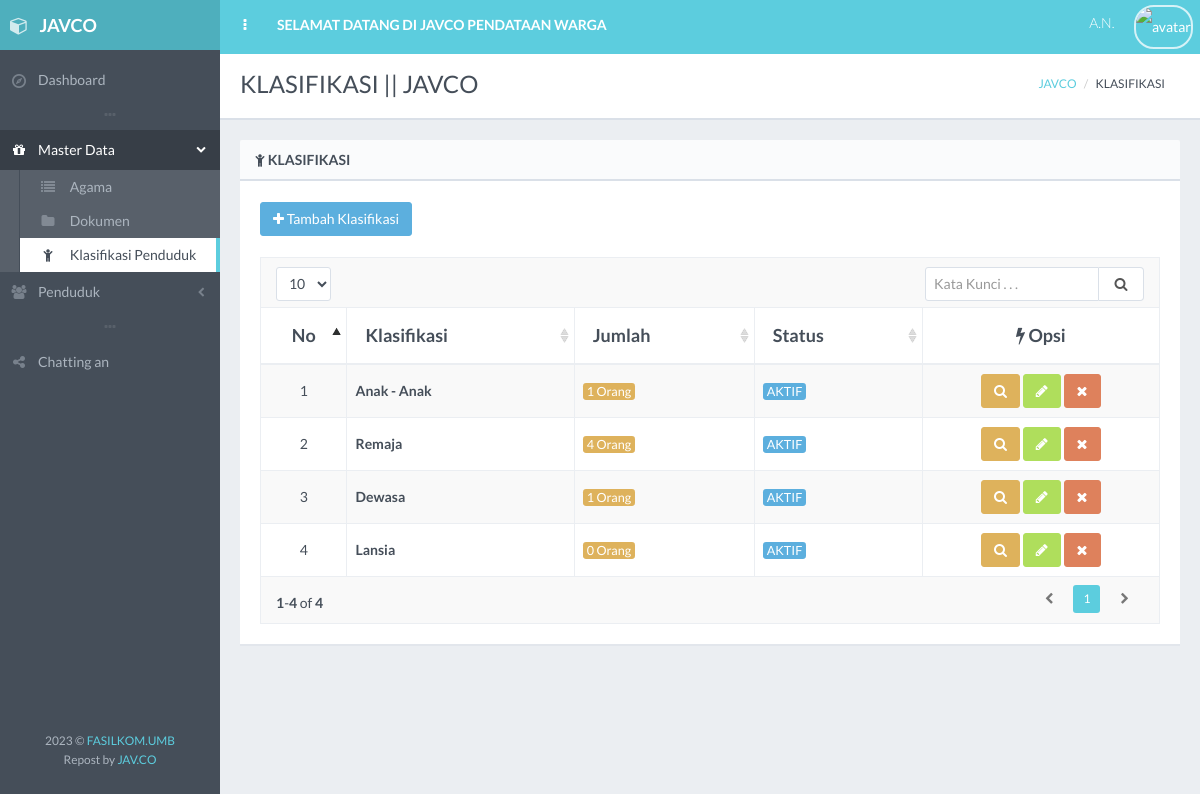
The page /klasifikasi/index.php on the database its author committed.
### tables this page shows
CREATE TABLE `klasifikasi` (
  `id_klasifikasi` varchar(10) NOT NULL DEFAULT '',
  `nama_klasifikasi` varchar(50) DEFAULT NULL,
  `status` int(1) DEFAULT NULL
);

### koneksi.php (called while the page is built)
<?php
$_mysqli = new mysqli("localhost", "root", "", "pendataan-penduduk");
return $_mysqli;

### klasifikasi/klasifikasi.php (called while the page is built, shortened)
<?php
class Klasifikasi
{
    public function get_klasifikasi(){
        include ('../koneksi.php');
        $klasifikasi = $_mysqli->query("SELECT * FROM klasifikasi");
        return $klasifikasi;
    }
    public function get_id(){
        include ('../koneksi.php');
        $aga = $_mysqli->query("SELECT MAX(RIGHT(id_klasifikasi,1)) + 1 as id_new FROM klasifikasi");
        $id_klasifikasi = mysqli_fetch_array($aga);
        return($id_klasifikasi);
    }
}
 ?>

### klasifikasi/index.php (the view, shortened to what this page needs)
<!DOCTYPE html>
<?php
include ('klasifikasi.php');
$new = new Klasifikasi();
$klas = $new->get_klasifikasi();
$title = "KLASIFIKASI || JAVCO";
 ?>
 <html class="no-js" lang="en">
    <head>
        <link rel="stylesheet" href="../assets/css/bootstrap.min.css">
        <link rel="stylesheet" href="../assets/css/plugins.css">
        <link rel="stylesheet" href="../assets/css/main.css">
        <link rel="stylesheet" href="../assets/css/themes.css">
    </head>
    <body>
        <div id="page-wrapper" class="page-loading">
            <div id="page-container" class="header-fixed-top sidebar-visible-lg-full">
                <div id="main-container">
                    <header class="navbar navbar-inverse navbar-fixed-top">
                        <ul class="nav navbar-nav-custom">
                            <li>
                                <a href="javascript:void(0)" onclick="App.sidebar('toggle-sidebar');this.blur();">
                                    <i class="fa fa-ellipsis-v fa-fw animation-fadeInRight" id="sidebar-toggle-mini"></i>
                                </a>
                            </li>
                            <li class="hidden-xs animation-fadeInQuick">
                                <a href="../pilihan.php"><strong>SELAMAT DATANG DI JAVCO PENDATAAN WARGA</strong></a>
                            </li>
                        </ul>
                    </header>
                    <div id="page-content">
                        <div class="content-header">
                            <div class="row">
                                <div class="col-sm-6">
                                    <div class="header-section">
                                        <h1><?php echo $title; ?></h1>
                                    </div>
                                </div>
                                <div class="col-sm-6 hidden-xs">
                                    <div class="header-section">
                                        <ul class="breadcrumb breadcrumb-top">
                                            <li><a href="../dashboard">JAVCO</a></li>
                                            <li>KLASIFIKASI</li>
                                        </ul>
                                    </div>
                                </div>
                            </div>
                        </div>
                        <div class="block full">
                            <div class="block-title">
                                <h2><i class="fa fa-child sidebar-nav-icon"></i> KLASIFIKASI</h2>
                            </div>
                            <a href="#modal-fade" title="Tambah klasifikasi" class="btn btn-effect-ripple btn-info" data-toggle="modal"><i class="fa fa-plus"></i> Tambah Klasifikasi</a>
                            <br>
                            <br>
                            <div class="table-responsive">
                                <table id="example-datatable" class="table table-striped table-bordered table-vcenter">
                                    <thead>
                                        <tr>
                                            <th class="text-center" style="width: 50px;">No</th>
                                            <th>Klasifikasi</th>
                                            <th>Jumlah</th>
                                            <th>Status</th>
                                            <th style="width: 200px" class="text-center" style="width: 75px;"><i class="fa fa-flash"></i> Opsi</th>
                                        </tr>
                                    </thead>
                                    <tbody>
                                    <?php $no=0; foreach ($klas as $row): $no++?>
                                        <tr>
                                            <td class="text-center"><?php echo $no; ?></td>
                                            <td><strong><?php echo $row['nama_klasifikasi'];?></strong></td>
                                            <?php
                                                include('../koneksi.php');
                                                $id = $row['id_klasifikasi'];
                                                $jum = $_mysqli->query("SELECT penduduk.nama FROM penduduk, klasifikasi
                                                                            WHERE penduduk.id_klasifikasi = klasifikasi.id_klasifikasi
                                                                            AND klasifikasi.id_klasifikasi = '$id'");
                                                $jumlah = mysqli_num_rows($jum);
                                             ?>
                                            <td><span class="label label-warning"><?php echo $jumlah." Orang"; ?></span></td>
                                            <td>
                                                <?php
                                                    if ($row['status'] == 1) {$klas = "label label-info"; $tampil = "AKTIF";}
                                                    else {$klas = "label label-danger"; $tampil = "NONAKTIF";}
                                                ?>
                                                <span class="<?php echo $klas; ?>">
                                                    <?php echo $tampil; ?>
                                                </span>
                                            </td>
                                            <td class="text-center">
                                                <a href="detail.php?detail=<?php echo $row['id_klasifikasi']; ?>" data-toggle="tooltip" title="Detail <?php echo $row['nama_klasifikasi']?>" class="btn btn-effect-ripple btn-warning"><i class="fa fa-search"></i></a>
                                                <a href="edit.php?edit=<?php echo $row['id_klasifikasi']; ?>" data-toggle="tooltip" title="Edit <?php echo $row['nama_klasifikasi']?>" class="btn btn-effect-ripple btn-success"><i class="fa fa-pencil"></i></a>
                                                <a onclick="return confirm('Apakah Anda Yakin Ingin Menghapus <?php echo $row['nama_klasifikasi'] ?> ?');" href="?hapus=<?php echo $row['id_klasifikasi']; ?>" data-toggle="tooltip" title="Delete <?php echo $row['nama_klasifikasi']?>" class="btn btn-effect-ripple btn-danger"><i class="fa fa-times"></i></a>
                                            </td>
                                        </tr>
                                    <?php endforeach; ?>
                                    </tbody>
                                </table>
                            </div>
                        </div>
                    </div>
                </div>
            </div>
        </div>
    </body>
</html>

### rows shown on the page
klasifikasi: nama_klasifikasi "Anak - Anak", jumlah "1", status "AKTIF"
klasifikasi: nama_klasifikasi "Remaja", jumlah "4", status "AKTIF"
klasifikasi: nama_klasifikasi "Dewasa", jumlah "1", status "AKTIF"
klasifikasi: nama_klasifikasi "Lansia", jumlah "0", status "AKTIF"

### other values the page prints
$title "KLASIFIKASI || JAVCO"
